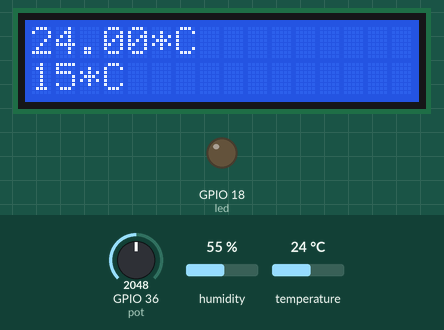
This sketch was run on a simulated ESP32. Parts: 16×2 character LCD, output pins drawn as LEDs (lit = HIGH). Inputs (shaded band) come from the test bench; at power-on: GPIO 36 (pot) = 2048, temperature 24 °C, humidity 55 %. WiFi joins after 1.5 s; servers stay silent unless stated; what the sketch prints to the serial monitor is not drawn.

Above: at 2.7 s.
2.8 s: GPIO 36 (pot) set to 1416
At 4.0 s:
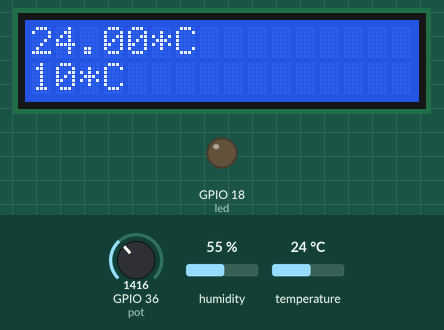
4.3 s: GPIO 36 (pot) set to 1298
At 5.2 s:
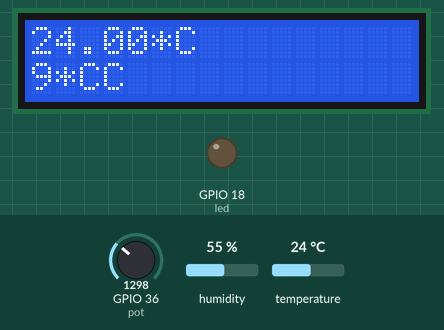
5.8 s: GPIO 36 (pot) set to 3350
At 6.1 s:
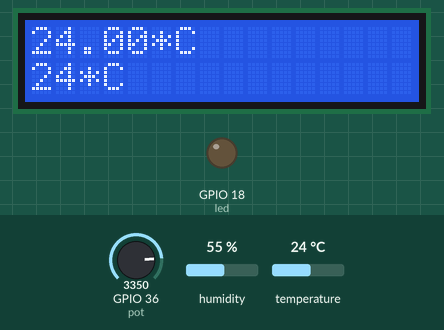
7.3 s: GPIO 36 (pot) set to 3477
At 8.5 s:
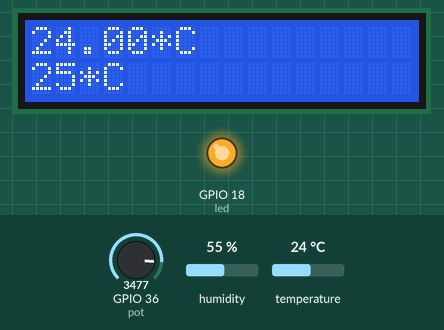
8.8 s: temperature set to 12 °C
At 10.9 s:
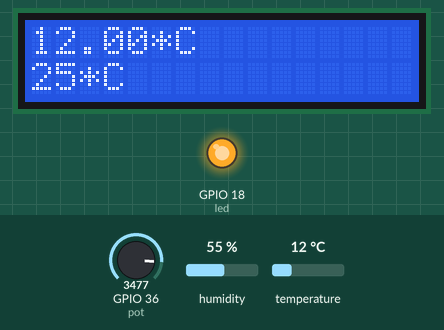
11.2 s: temperature set to 19 °C
At 12.4 s:
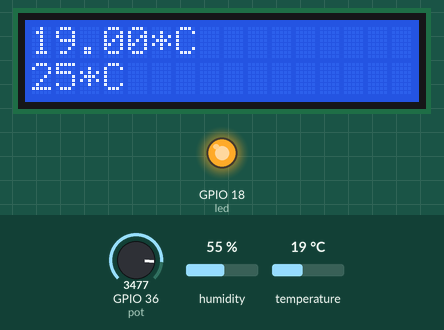
Timing chart, 0 to 14.2 s (numbered marks = the images above; inputs shaded):
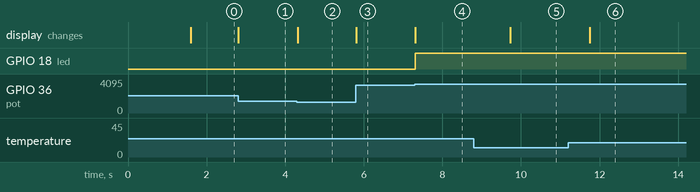

The sketch:

week5.ino
```cpp
#include <WiFi.h>
#include <WiFiClient.h>
#include "DHT.h"
#include <Wire.h>
#include <LiquidCrystal_I2C.h>

char ssid[] = "NoWifi"; // your network SSID (name)
char pass[] = "MALLALI1975"; // your network password
int status = WL_IDLE_STATUS;

WiFiClient espClient;

#define DHTPIN 23     // Digital pin connected to the DHT sensor
#define DHTTYPE DHT11   // DHT 11
#define I2C_ADDR 0x3F
#define BACKLIGHT_PIN 3
#define pot 36
#define led 18

LiquidCrystal_I2C lcd(0x27,16,2);
DHT dht(DHTPIN, DHTTYPE);

void setup()
{
  Serial.begin(115200); // start the serial monitor
  WiFi.begin(ssid, pass); // start the wifi
  dht.begin();
  lcd.begin();
  lcd.backlight();
  lcd.setBacklight(HIGH);

  Serial.print("searching...");

  while(WiFi.status() != WL_CONNECTED)
  {
    Serial.print(".");
    delay(500);
  }

  Serial.println("");
  Serial.print("connected IP adres = ");
  Serial.print(WiFi.localIP());
  Serial.println("");

  pinMode(pot, INPUT);
  pinMode(led, OUTPUT);
}

void loop()
{
  float temp = dht.readTemperature();

  lcd.setCursor(0,0);
  Serial.print(temp);
  Serial.println("*C");
  lcd.print(temp);
  lcd.print("*C");

  int potentio = analogRead(pot);
  potentio = map(potentio, 0, 4095, 0 , 30);
  Serial.println(potentio);

  lcd.setCursor(0,1);
  Serial.print(potentio);
  Serial.println("*C");
  lcd.print(potentio);
  lcd.print("*C");

  if(potentio > temp)
  {
    digitalWrite(led, HIGH);
  }
  else
  {
    digitalWrite(led, LOW);
  }

}
```

Measured:
- the behaviour switches between 1365 and 1364 on GPIO 36 (pot) (found by bisection; images 1 and 2)
- the behaviour switches between 3412 and 3413 on GPIO 36 (pot) (found by bisection; images 3 and 4)
- after the input at 2.8 s, the display: changes at once (image 1)
- after the input at 4.3 s, the display: changes at once (image 2)
- after the input at 5.8 s, the display: changes at once (image 3)
- after the input at 7.3 s, GPIO 18 (led): LOW → HIGH at once; the display: changes at once (image 4)
- after the input at 8.8 s, the display: changes after 0.92 s (image 5)
- after the input at 11.2 s, the display: changes after 0.55 s (image 6)
